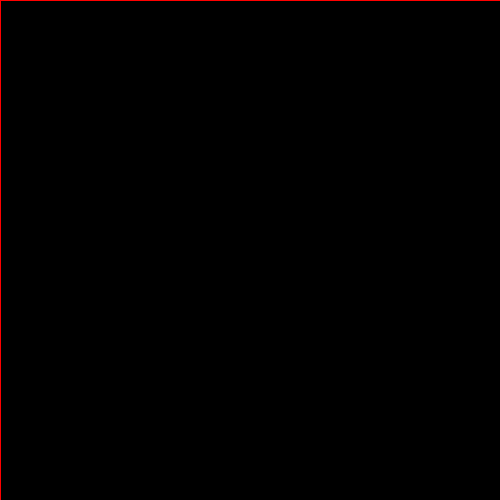
Frame 1 (no input)
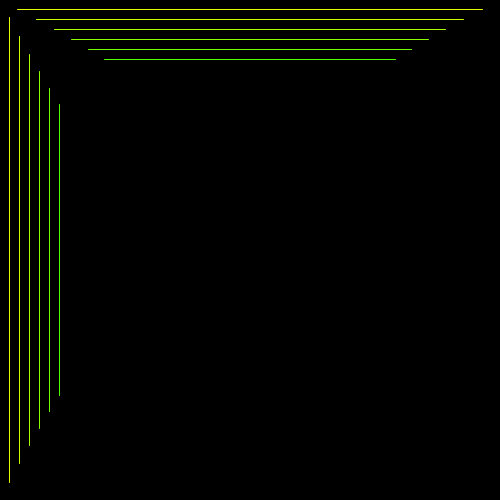
Frame 60 (the mouse pressed at the canvas centre just before this capture)
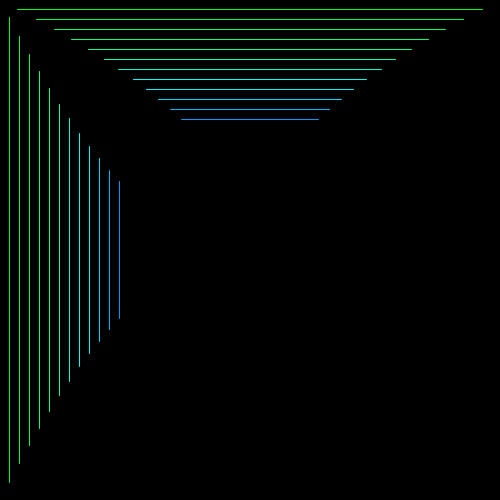
Frame 120 (the mouse held since frame 60 and released just before this capture)

The Processing sketch that drew these frames (run headless with seeded random() and noise(); from frame 60 on, the mouse is pressed at the canvas centre):

// Processing sketch: sketch38
// ── sketch38.pde
int step=10;

Line lines[];
LineX lineXs[];

void setup() {
  size(500, 500);
  
  blendMode(ADD);
  colorMode(HSB, 360, 100, 100, 100);
  
  lines = new Line[height/step];
  for (int i=0; i<lines.length; i++) lines[i] = new Line(-i * step);
  lineXs = new LineX[width/step];
  for (int i=0; i<lineXs.length; i++) lineXs[i] = new LineX(-i * step);
  
}

void draw() {
  background(0);
  for (Line line: lines) line.draw();
  for (LineX linex: lineXs) linex.draw();
}
// ── Line.pde
class Line {
  float basehue = 0;
  float cx, y, l;
  
  Line(float iniy) {
    cx = width/2;
    y = iniy;
    
  }
  
  void draw() {
    float h = map(y, 0, height, 0, 360);
    stroke((h+basehue)%360, 100, 100, 100);
    basehue++;
    
    float d = abs(height/2 - y); 
    d = pow(d,2);
    l = map(d, 0, pow(height/2,2), 0, width/2);
    
    line(cx-l, y, cx+l, y);
    
    y = (y+1) % height;
  }
}
// ── LineX.pde
class LineX {
  float basehue = 0;
  float cy, x, l;
  
  LineX(float inix) {
    cy = width/2;
    x = inix;
    
  }
  
  void draw() {
    float h = map(x, 0, width, 0, 360);
    stroke((h+basehue)%360, 100, 100, 100);
    basehue++;
    
    float d = abs(width/2 - x); 
    d = pow(d,2);
    l = map(d, 0, pow(width/2,2), 0, height/2);
    
    line(x, cy-l, x, cy+l);
    
    x = (x+1) % height;
  }
}
